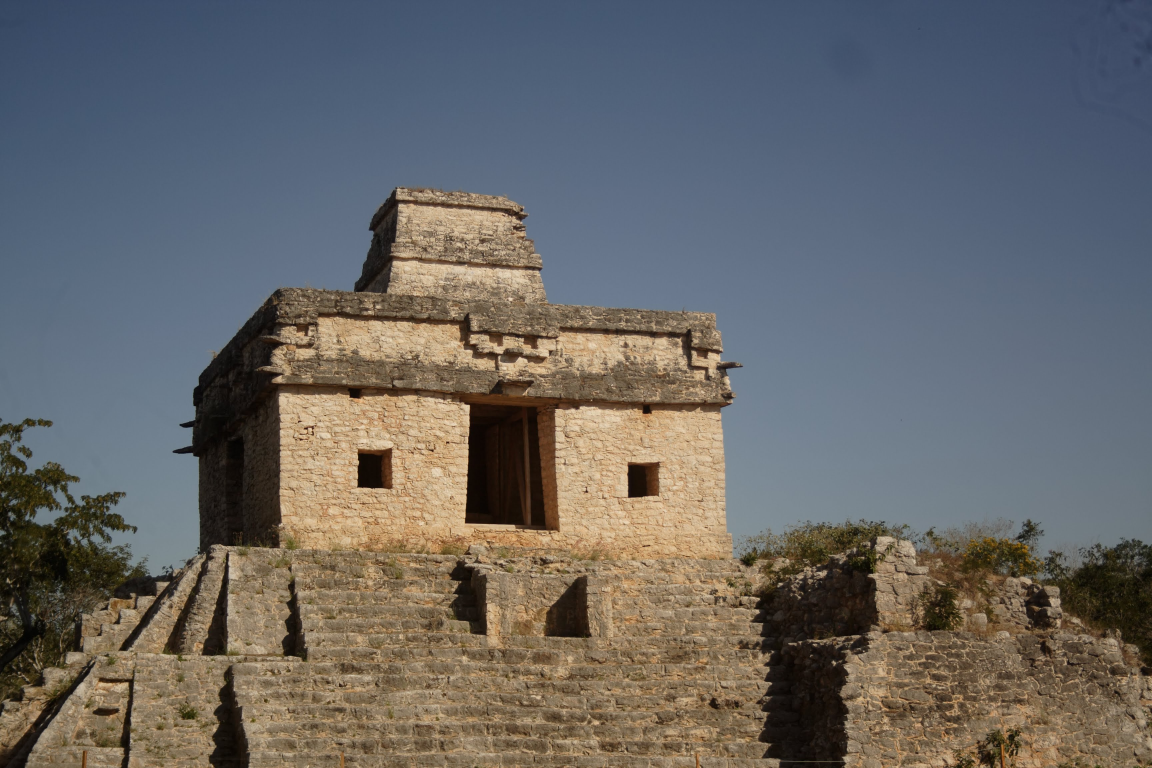
#> input picture SDC_2_Manipulacion-imagenes/figuras/sitio_arqueologico.jpg, 3456 x 2304 px (shown at 1/3 size)
$ jupyter execute --allow-errors SDC_2_erick_casanova.ipynb
#> lines starting #> are read from the running program, lines starting #| are printed output that depends on the picture; after the words box and inside, x2 and y2 are one past the last pixel; in counts of white or black regions, pixels touching at a corner belong together
<!--Información del curso-->

<br><br><center><h1 style="font-size:2em;color:#2467C0"> Pasos principales para manejo de imágenes </h1></center>
<br>
<table>
<col width="550">
<col width="450">
<tr>


<td></td>
<td>

**OpenCV** es una biblioteca libre desarrollada originalmente por Intel. Vio la luz en el año 1999. Escrita originalmente en C/C++, su mejor virtud es que es multiplataforma, se puede ejecutar en diferentes sistemas operativos (Linux, Windows, Mac OS X, Android e iOS). También la podemos utilizar en diferentes lenguajes de programación como Java, Objective C, C# y *Python*.

Quizás sea la biblioteca de visión artificial más importante y más usada. Es utilizada por universidades, empresas y gente del movimiento Maker para dar rienda suelta a su imaginación al tratarse de un software libre.

En este notebook comenzaremos con el tratamiento de imágenes en Python mediante esta librería, más específicamente vamos a ver como cargar o  leer una imagen, conversión a blanco y negro, filtros y otras operaciones que serán útiles dentro del curso.


<br>
</td>
</tr>
</table>

# 0. Librerías básicas

[cell 1]
#Librerías básicas de esta notebook
import matplotlib.pyplot as plt
import numpy as np
import cv2 as cv

# Parte 1

## 1. Abrir una imagen

### 1.1 "Hola mundo“ (Método oficial)

[cell 2]
# Al ejecutar esta celda se abre una ventana externa, es necesario cerrar esa ventana
# para continuar la ejecución de las siguientes celdas.
img = cv.imread('figuras/sitio_arqueologico.jpg')
#> img is the input picture: shape (2304, 3456, 3); mean B, G, R 102.3, 102.8, 103.8
cv.imshow("Imagen de El Templo de las Siete Munecas",img)
cv.waitKey()
cv.destroyAllWindows()

### 1.2 "Hola mundo“ (Recomendado para openCV en Jupyter)

[cell 3]
#abrir una imagen en jupyter con cv2
img = cv.imread('figuras/sitio_arqueologico.jpg')
img = cv.cvtColor(img, cv.COLOR_BGR2RGB)


fig, ax = plt.subplots(figsize=[5, 4])

ax.imshow(img)

# inset axes....
axins = ax.inset_axes([0.5, 0.4, 0.6, 0.6])
axins.imshow(img)

# sub region of the original image
x1, x2, y1, y2 = 800, 1200, 1200, 800
axins.set_xlim(x1, x2)
axins.set_ylim(y1, y2)
axins.set_xticklabels('')
axins.set_yticklabels('')

ax.indicate_inset_zoom(axins)

plt.show()
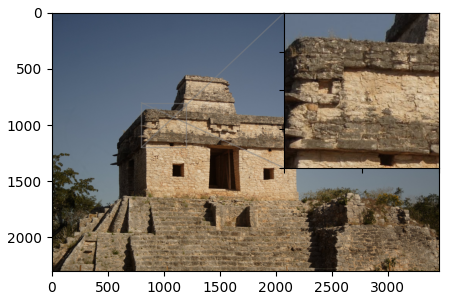
#> figure drawn by matplotlib, 1 panel

#plt.imshow(img)
#plt.show()

[cell 4]
#propiedades básicas
img = cv.imread('figuras/sitio_arqueologico.jpg')
print("Función shape",img.shape)
#| Función shape (2304, 3456, 3)
print("alto:",img.shape[0],"pixeles")
#| alto: 2304 pixeles
print("ancho:", img.shape[1],"pixeles" )
#| ancho: 3456 pixeles
print("canales: ", img.shape[2])
#| canales:  3

## 2. Conversión a escala de grises en openCV

[cell 5]
#convierte la imagen a escala de grises
img = cv.imread('figuras/sitio_arqueologico.jpg')
img_gray = cv.cvtColor(img, cv.COLOR_BGR2GRAY)
plt.imshow(img_gray,cmap='gray')
plt.show()

[cell 6]
#agrega un grid y una escala
img = cv.imread('figuras/sitio_arqueologico.jpg')
img_gray = cv.cvtColor(img, cv.COLOR_BGR2GRAY)
plt.imshow(img_gray,cmap='gray')
plt.colorbar()
plt.grid()
plt.show()
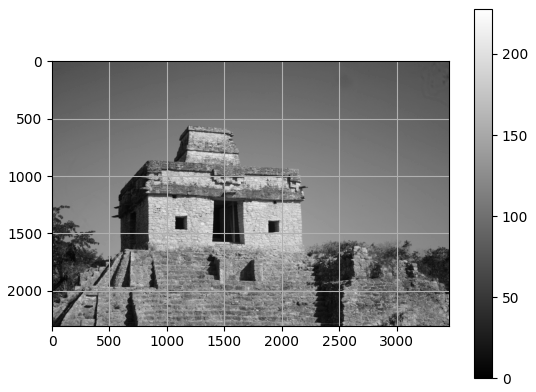
#> figure drawn by matplotlib, 2 panels

[cell 7]
#dimensiones
print("Función shape",img_gray.shape)
#| Función shape (2304, 3456)
print("alto:",img_gray.shape[0],"pixeles")
#| alto: 2304 pixeles
print("ancho:", img_gray.shape[1],"pixeles" )
#| ancho: 3456 pixeles

## 3.Modificando partes de una imagen

[cell 8]
#valores en diferentes puntos
print("Valor del pixel en la fila 0, columna 0 es: ", img_gray[0,0])
#| Valor del pixel en la fila 0, columna 0 es:  67
print("Valor del pixel en la fila 70, columna 250 es: ", img_gray[70,250])
#| Valor del pixel en la fila 70, columna 250 es:  75

[cell 9]
#pinta dos puntos de negro
plt.figure(figsize=(14,14))
img_gray[0,0]=0
#> img_gray: shape (2304, 3456); min 0, max 228, mean 103.1
img_gray[70,250]=0
#> img_gray: shape (2304, 3456); min 0, max 228, mean 103.1
plt.imshow(img_gray,cmap='gray')
plt.grid()
plt.show()
#la imagen es muy grande y no se ve

[cell 10]
img_gray[0:1000,1200:1500]=0
img_gray[1500:2000,2000:2500]=255
plt.imshow(img_gray,cmap='gray')
plt.grid()
plt.show()

[cell 11]
#recorta una parte de la imagen
corner = img_gray[500:1000, 1000:1500]
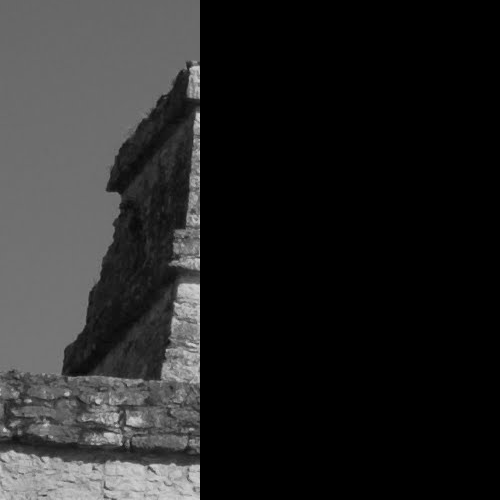
#> corner: shape (500, 500); min 0, max 209, mean 38
plt.imshow(corner,cmap='gray')
plt.show()

[cell 12]
#Cargando nuevamente la imagen
img = cv.imread('figuras/sitio_arqueologico.jpg')
img_gray = cv.cvtColor(img, cv.COLOR_BGR2GRAY)
corner = img_gray[500:1000, 1000:1500]
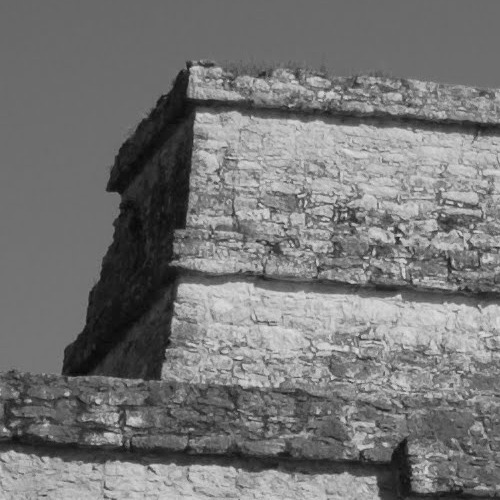
#> corner: shape (500, 500); min 4, max 228, mean 117.1
plt.imshow(corner,cmap='gray')
plt.show()

## 4. Filtros

[cell 13]
img = cv.imread('figuras/sitio_arqueologico.jpg')
img_gray = cv.cvtColor(img, cv.COLOR_BGR2GRAY)
img_fmedia = cv.blur(img_gray,(30,30) )
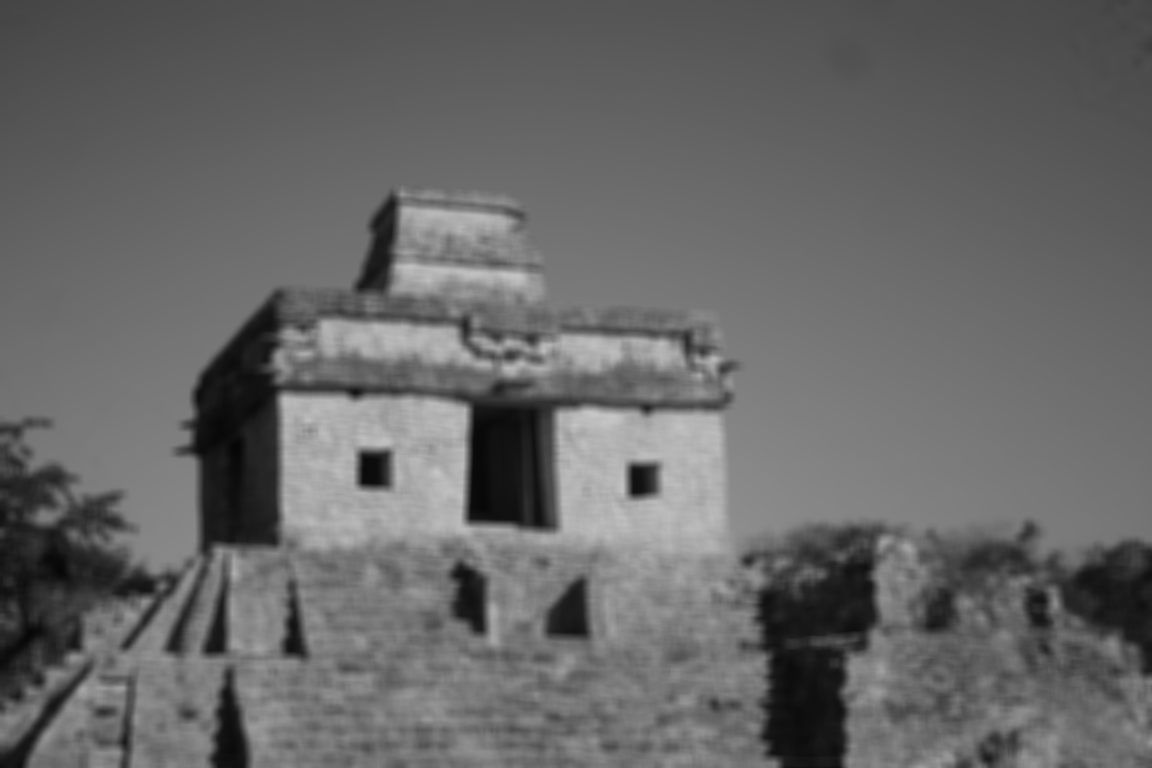
#> img_fmedia: shape (2304, 3456) (shown at 1/3 size); min 6, max 199, mean 103
plt.imshow(img_fmedia,cmap='gray')
plt.show()

[cell 14]
img = cv.imread('figuras/sitio_arqueologico.jpg')
img_gray = cv.cvtColor(img, cv.COLOR_BGR2GRAY)
img_fmediana =cv.medianBlur(img_gray ,29)
plt.imshow(img_fmediana,cmap='gray')
plt.show()

[cell 15]
img = cv.imread('figuras/sitio_arqueologico.jpg')
img_gray = cv.cvtColor(img, cv.COLOR_BGR2GRAY)
img_gauss = cv.GaussianBlur(img_gray,(31,31),0)
plt.imshow(img_gauss,cmap='gray')
plt.show()

### 4.1 Ejemplo de aplicación del filtro Mediana

#> (a cell that did not finish here is left out)

[cell 17]
img = cv.imread('figuras/sitio_arqueologico.jpg')
img_gray = cv.cvtColor(img, cv.COLOR_BGR2GRAY)
img_fmediana =cv.medianBlur(img_gray ,3)
plt.imshow(img_fmediana,cmap='gray')
plt.show()

[cell 18]
img = cv.imread('figuras/sitio_arqueologico.jpg')
img_gray = cv.cvtColor(img, cv.COLOR_BGR2GRAY)
img_gauss = cv.GaussianBlur(img_gray,(3,3),0)
plt.imshow(img_gauss,cmap='gray')
plt.show()

## 5. Thresholding

[cell 19]
img = cv.imread('figuras/sitio_arqueologico.jpg')
img_gray = cv.cvtColor(img, cv.COLOR_BGR2GRAY)
img_gauss = cv.GaussianBlur(img_gray,(3,3),0)
thr, img_thr= cv.threshold(img_gauss ,100 ,255,cv.THRESH_BINARY)
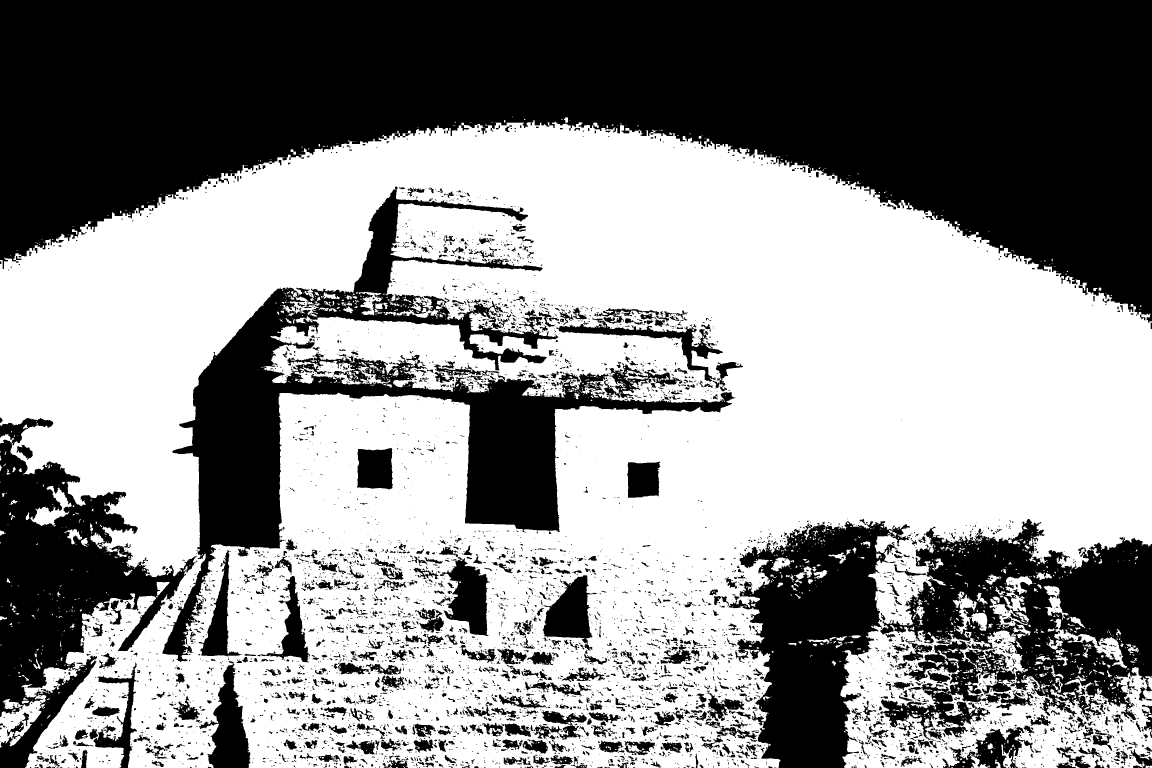
#> img_thr: shape (2304, 3456) (shown at 1/3 size); 56.1% white; 5829 black regions (4096 under 20 px), largest, box (x1, y1, x2, y2) and area: (0, 0, 3456, 968) 1925746, (487, 560, 2206, 1986) 426830, (2640, 1557, 3456, 2222) 273291
plt.imshow( img_thr,cmap='gray')
plt.show()

## 6. Resize o cambio de tamaño

[cell 20]
img = cv.imread('figuras/sitio_arqueologico.jpg')
img_gray = cv.cvtColor(img, cv.COLOR_BGR2GRAY)
img_gauss = cv.GaussianBlur(img_gray,(3,3),0)
thr, img_thr= cv.threshold(img_gauss ,100 ,255,cv.THRESH_BINARY)
alto=img.shape[0]
#> alto = 2304
ancho=img.shape[1]
#> ancho = 3456
ratio=0.02
img_r = cv.resize(img_thr,(int(ancho*ratio),int(alto*ratio)), interpolation=cv.INTER_NEAREST)
#> img_r: shape (46, 69); 55.3% white; 46 black regions (41 under 20 px), largest, box (x1, y1, x2, y2) and area: (0, 0, 69, 19) 803, (40, 32, 69, 46) 214, (0, 26, 10, 46) 97, (11, 12, 27, 34) 94, (28, 21, 41, 32) 58
plt.imshow( img_r,cmap='gray')
plt.show()

## 7. Todas las operaciones

[cell 21]
img = cv.imread('figuras/sitio_arqueologico.jpg')
img = cv.cvtColor(img, cv.COLOR_BGR2RGB)
img_gray = cv.cvtColor(img, cv.COLOR_BGR2GRAY)
img_gauss = cv.GaussianBlur(img_gray,(31,31),0)
thr, img_thr= cv.threshold(img_gauss ,100 ,255,cv.THRESH_BINARY)
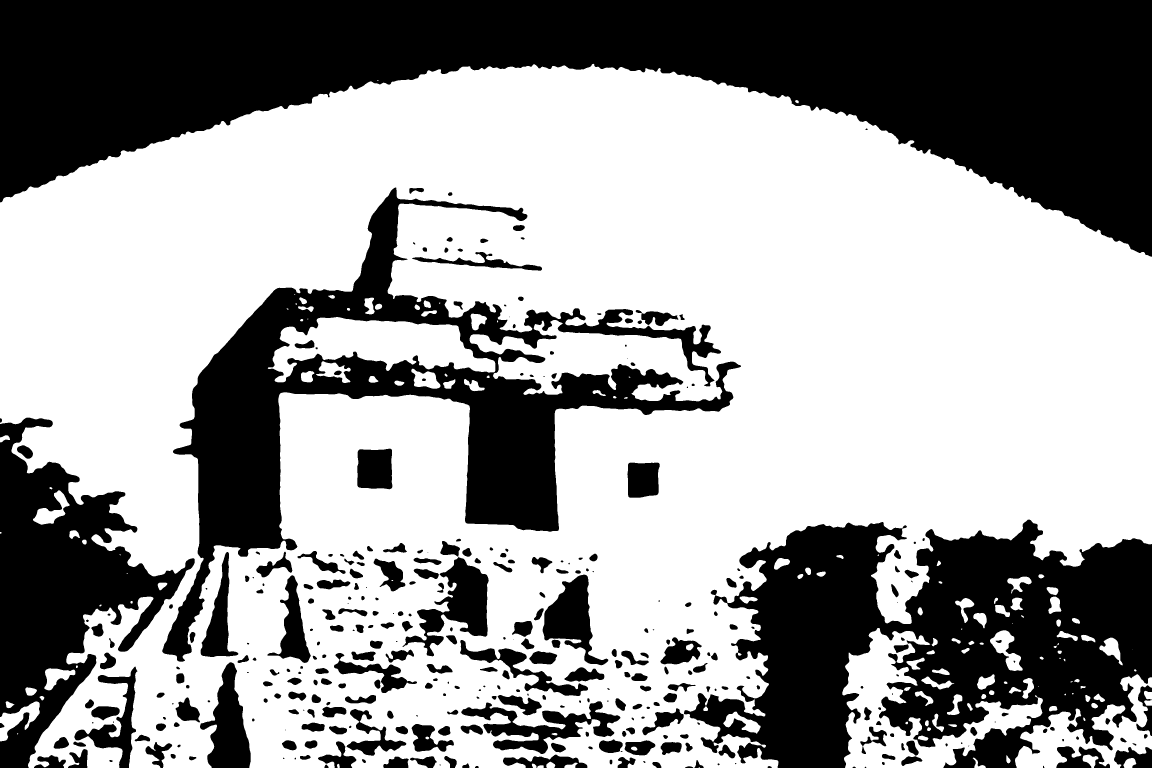
#> img_thr: shape (2304, 3456) (shown at 1/3 size); 61.5% white; 348 black regions (36 under 20 px), largest, box (x1, y1, x2, y2) and area: (0, 0, 3456, 770) 1303938, (2052, 1559, 3456, 2304) 623501, (487, 562, 2223, 1985) 507756
alto=img.shape[0]
ancho=img.shape[1]
ratio=0.02
img_r = cv.resize(img_thr,(int(ancho*ratio),int(alto*ratio)), interpolation=cv.INTER_NEAREST)
#> img_r: shape (46, 69); 60.7% white; 30 black regions (25 under 20 px), largest, box (x1, y1, x2, y2) and area: (0, 0, 69, 16) 556, (40, 32, 69, 46) 259, (10, 12, 28, 46) 128, (0, 26, 10, 46) 109, (28, 19, 45, 32) 80

plt.figure(figsize=(10,6))
plt.subplot(2,3,1)
plt.imshow(img)
plt.title("Imagen original")
plt.subplot(2,3,2)
plt.imshow(img_gray, cmap='gray')
plt.title("Imagen en escala de grises")
plt.subplot(2,3,3)
plt.imshow(img_gauss, cmap='gray')
plt.title("Imagen con filtro Gaussiano")
plt.subplot(2,3,4)
plt.imshow(img_thr, cmap='gray')
plt.title("Imagen con Thresholding")
plt.subplot(2,3,5)
plt.imshow(img_r, cmap='gray')
plt.title("Imagen con el ratio = " + str(ratio))
plt.show()

# Parte 2

## 1. Mi carretara

[cell 22]
#Diferentes operaciones para la imagen carretera.jpg
#abrir una imagen en jupyter con cv2
img = cv.imread('figuras/carretera.jpg')
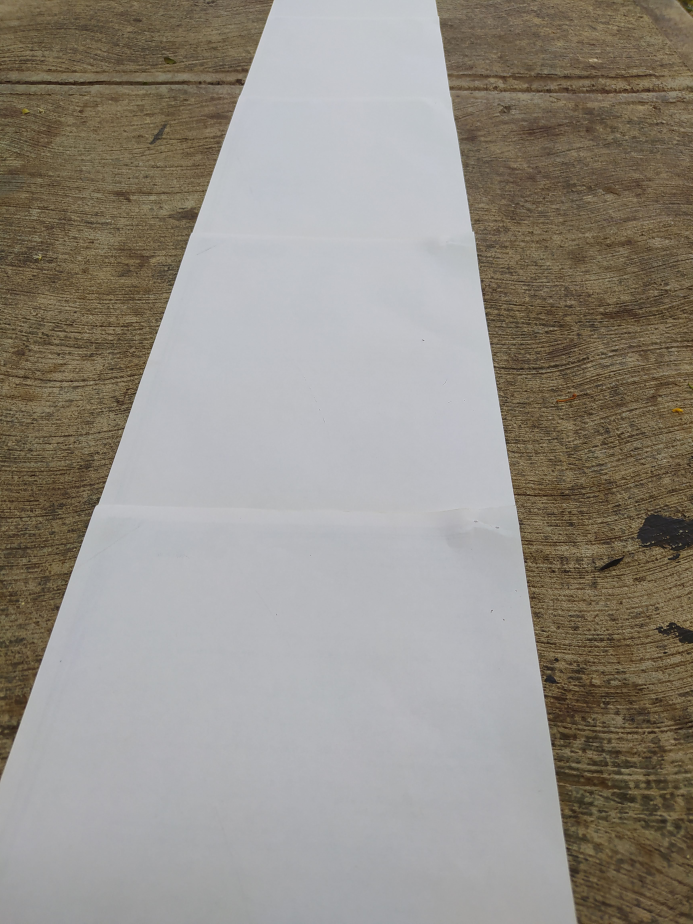
#> input picture SDC_2_Manipulacion-imagenes/figuras/carretera.jpg, 3464 x 4618 px (shown at 1/5 size)
#> img is the input picture: shape (4618, 3464, 3); mean B, G, R 134.4, 142.8, 148.4
img = cv.cvtColor(img, cv.COLOR_BGR2RGB)
plt.imshow(img)
plt.show()

[cell 23]
img = cv.imread('figuras/carretera.jpg')
img = cv.cvtColor(img, cv.COLOR_BGR2RGB)

img_gray = cv.cvtColor(img, cv.COLOR_BGR2GRAY)
#> img_gray: shape (4618, 3464)
img_gauss = cv.GaussianBlur(img_gray,(3,3),0)
#> img_gauss: shape (4618, 3464)
thr, img_thr= cv.threshold(img_gauss ,160 ,255,cv.THRESH_BINARY)
#> img_thr: shape (4618, 3464); 55% white; 182 black regions (110 under 20 px), largest, box (x1, y1, x2, y2) and area: (2177, 0, 3464, 4618) 4279290, (0, 0, 1370, 3914) 2676629, (0, 4305, 1385, 4618) 230833
alto=img.shape[0]
#> alto = 4618
ancho=img.shape[1]
#> ancho = 3464
ratio=0.018
img_r = cv.resize(img_thr,(int(ancho*ratio),int(alto*ratio)), interpolation=cv.INTER_NEAREST)
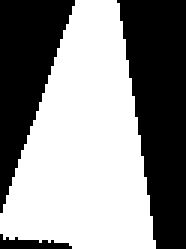
#> img_r: shape (83, 62) (shown 3 times larger); 55% white; 3 black regions, box (x1, y1, x2, y2) and area: (39, 0, 62, 83) 1341, (0, 0, 25, 71) 909, (0, 78, 24, 83) 67

plt.figure(figsize=(15,9))
plt.subplot(2,3,1)
plt.imshow(img)
plt.title("Imagen original")
plt.subplot(2,3,2)
plt.imshow(img_gray,cmap='gray')
plt.title("Imagen en escala de grises")
plt.subplot(2,3,3)
plt.imshow(img_gauss, cmap='gray')
plt.title("Imagen con filtro Gaussiano")
plt.subplot(2,3,4)
plt.imshow(img_thr, cmap='gray')
plt.title("Imagen con Thresholding")
plt.subplot(2,3,5)
plt.imshow(img_r, cmap='gray')
plt.title("Imagen con el ratio = " + str(ratio))
plt.show()
